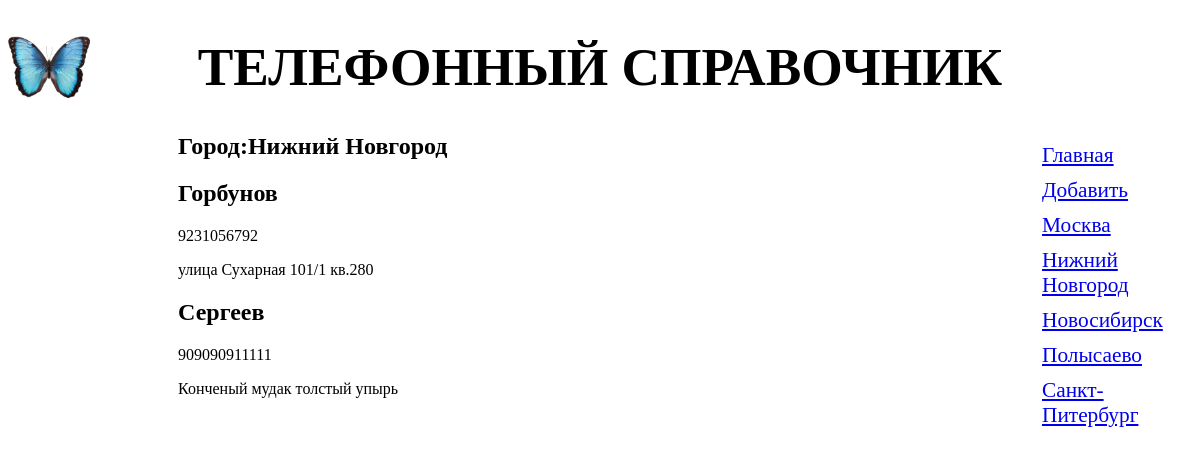
Screenshot of /telefon/2/ with the database file from the repository.
### telefon/models.py (models this page shows, shortened)
class Rubric(models.Model):
    name = models.CharField(max_length=30, db_index=True,
                            verbose_name='Город')
    class Meta:
        verbose_name_plural = 'Города'
        verbose_name = 'Город'
        ordering = ['name']

class Tt(models.Model):
    family = models.CharField(max_length=50, db_index=True,verbose_name='Фамилия')
    content = models.TextField(null=True, blank=True,verbose_name='Карточка абонента')
    nomer = models.CharField(max_length=12, null=True, blank=True, verbose_name='Номер телефона')
    rubric = models.ForeignKey('Rubric', null=True,
                               on_delete=models.PROTECT,
                               verbose_name='Рубрика')
    class Meta:
        verbose_name_plural = 'Абоненты'
        verbose_name = 'Абонент'
        ordering = ['family']

### telefon/views.py (the view)
# urls.py: path('<int:rubric_id>/', by_rubric, name='by_rubric'),
def by_rubric(request, rubric_id):
    tts = Tt.objects.filter(rubric=rubric_id)
    rubrics = Rubric.objects.all()
    current_rubric = Rubric.objects.get(pk=rubric_id)
    context = {'tts':tts, 'rubrics':rubrics, 'current_rubric':current_rubric}
    return render(request, 'telefon/by_rubric.html',context)

### templates/telefon/by_rubric.html (shortened to what this page needs)
{% extends 'layout/basic.html' %}
{% block content %}
<h2>Город:{{ current_rubric.name }}</h2>
{% for tt in tts %}
    <div>
        <h2>{{ tt.family }}</h2>
        <p>{{ tt.nomer}}</p>
        <p>{{ tt.content }}</p>
    </div>
    {% endfor %}
{% endblock %}

### templates/layout/basic.html (shortened to what this page needs)
{% load static %}
<!DOCTYPE html>
<html lang="en">
<head>
    <link rel="stylesheet" type="text/css"
          href="{% static 'telefon/style.css' %}">
</head>
<body>
    <header>
            <h1>Телефонный справочник</h1>
    </header>
    <nav>
        <a href="{% url 'index' %}">Главная</a>
        <a href="{% url 'add' %}">Добавить</a>
        {% for rubric in rubrics %}
        <a href="{% url 'by_rubric' rubric.pk %}">
            {{ rubric.name }}</a>
        {% endfor %}
    </nav>
    <section>
        {% block content %}
        {% endblock %}
    </section>
</body>
</html>

### telefon/static/telefon/style.css (style rules this page uses)
header h1 { font-size: 40pt; text-transform: uppercase; text-align: center; background: url("bg.jpg") left / auto 100% no-repeat; }
nav { font-size: 16pt; width: 150px; float: right; }
nav a { display: block; margin: 10px 0px; }
section { margin-left: 170px; }

### rows the page displays
Rubric: name "Москва"
Rubric: name "Нижний Новгород"
Rubric: name "Новосибирск"
Rubric: name "Полысаево"
Rubric: name "Санкт-Питербург"
Tt: family "Горбунов", nomer "9231056792", content "улица Сухарная 101/1 кв.280"
Tt: family "Сергеев", nomer "909090911111", content "Конченый мудак толстый упырь"
